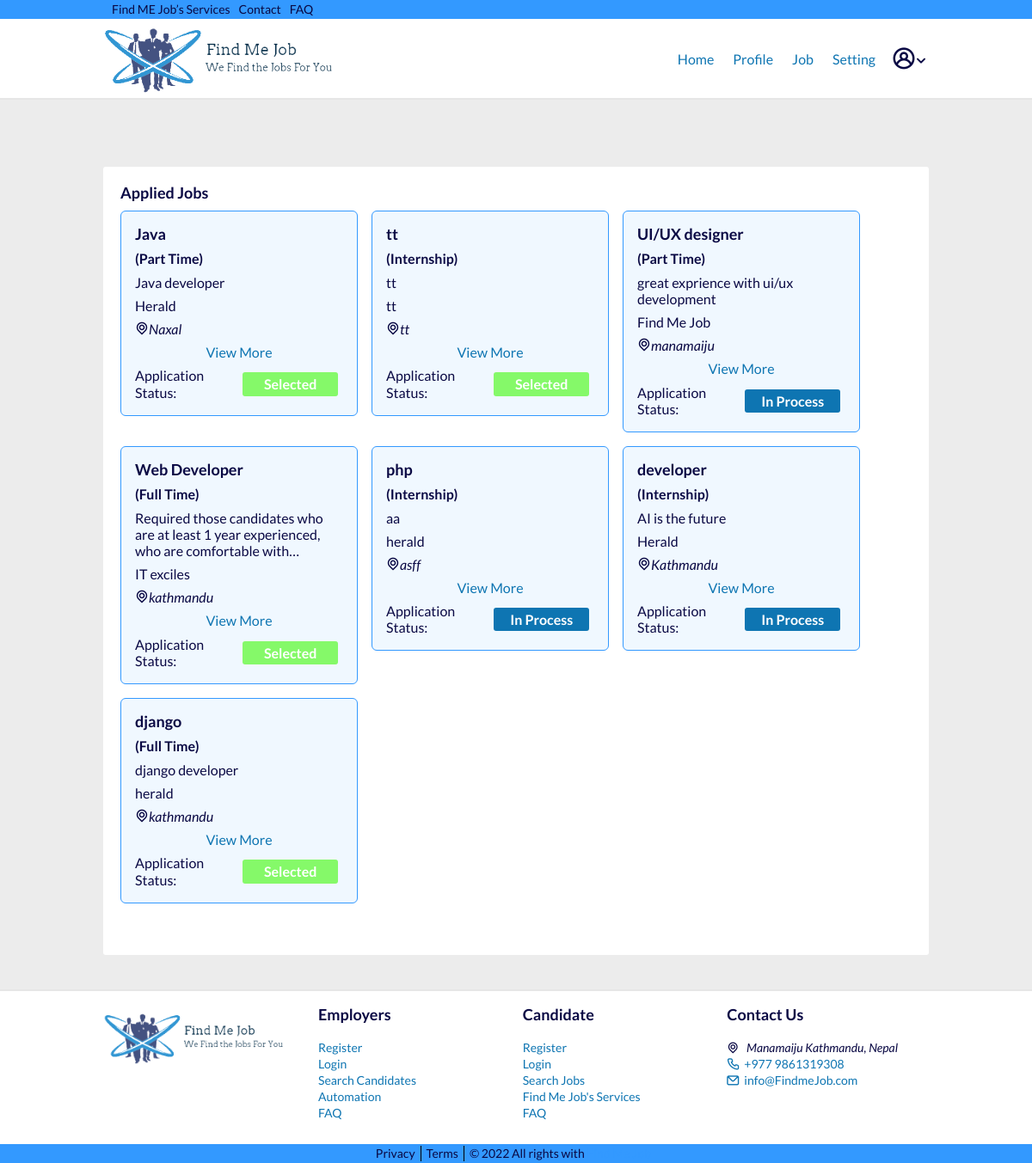
Screenshot of /applied_job_list/ (signed in) with the database file from the repository.
### candidates/models.py (models this page shows, shortened)
class AppliedJobs(models.Model):
    job = models.ForeignKey(
        Job, related_name='applied_job', on_delete=models.CASCADE)
    user = models.ForeignKey(
        User, related_name='applied_user', on_delete=models.CASCADE)
    date_posted = models.DateTimeField(default=timezone.now)

### recruiters/models.py (models this page shows, shortened)
class Job(models.Model):
    recruiter = models.ForeignKey(
        User, related_name='jobs', on_delete=models.CASCADE)
    title = models.CharField(max_length=255)
    company = models.CharField(max_length=200)
    location = models.CharField(max_length=255)
    description = models.TextField()
    skills_req = models.CharField(max_length=200)
    job_type = models.CharField(
        max_length=30, choices=CHOICES, default='Full Time', null=True)
    link = models.URLField(null=True, blank=True)
    slug = AutoSlugField(populate_from='title', unique=True, null=True)
    date_posted = models.DateTimeField(default=timezone.now)

### candidates/views.py (the view)
# urls.py: path('applied_job_list/', views.applied_jobs, name='applied-jobs'),
@login_required
def applied_jobs(request):
    jobs = AppliedJobs.objects.filter(
        user=request.user).order_by('-date_posted')
    statuses = []
    for job in jobs:
        if Selected.objects.filter(job=job.job).filter(applicant=request.user).exists():
            statuses.append(0)
        elif Applicants.objects.filter(job=job.job).filter(applicant=request.user).exists():
            statuses.append(1)
        else:
            statuses.append(2)
    zipped = zip(jobs, statuses)
    return render(request, 'candidates/applied_jobs.html', {'zipped': zipped, 'candidate_navbar': 1})

### candidates/templates/candidates/applied_jobs.html (shortened to what this page needs)
{% extends "users/layout.html" %} {% load static %} {% block content %}
<br /><br />
<div class="container job__container">
  <section class="section__job-3">
    <h3><b>Applied Jobs</b></h3>
    <div class="show__job-list">
    {% for job, status in zipped %}
      <div class="job__list">
        <div class="job-info">
          <h3>{{job.job.title}}</h3>
          <h4>({{job.job.job_type}})</h4>
          <p>{{job.job.description|truncatewords:30}}</p>
          <dt class="job__company">{{job.job.company}}</dt>
          <address class="job__address"><span class="icon-map"></span>{{job.job.location}}</address>
          <div class="btn__holder">
            <a href="{% url 'job-detail' job.job.slug %}">View More</a>
          </div>
          <div class="card-footer">
            {% if status == 0 %}
            <span>Application Status:
              <b class="btn3 btn-block">Selected</b></span>
            {% elif status == 1%}
            <span>Application Status:
              <b class="btn2 btn-block">In Process</b></span>
            {% else %}
            <span>Application Status:
              <b class="btn4 btn-block">Rejected</b></span>
            {% endif %}
          </div>
        </div>
      </div>
    {% endfor %}
    </div>
  </section>
</div>
{% endblock content %}

### static/markup/css/main.css (style rules this page uses)
[class^="icon-"], [class*=" icon-"] { font-family: 'icomoon' !important; speak: never; font-style: normal; font-weight: normal; font-variant: normal; text-transform: none; line-height: 1; -webkit-font-smoothing: antialiased; -moz-osx-font-smoothing: grayscale; }
.icon-map:before { content: "\e907"; }
html { font-family: sans-serif; -ms-text-size-adjust: 100%; -webkit-text-size-adjust: 100%; }
body { margin: 0; }
article, aside, details, figcaption, figure, footer, header, hgroup, main, menu, nav, section, summary { display: block; }
a { background-color: transparent; }
b, strong { font-weight: bold; }
html { box-sizing: border-box; }
*, *:before, *:after { box-sizing: inherit; }
* { max-height: 1000000px; }
body { color: #0A0944; background: #ECECEC; font: 1rem/1.2 "Lato", "Arial", "Helvetica Neue", "Helvetica", sans-serif; min-width: 320px; -webkit-font-smoothing: antialiased; -moz-osx-font-smoothing: grayscale; }
h1, .h1, h2, .h2, h3, .h3, h4, .h4, h5, .h5, h6, .h6, .h { font-family: inherit; font-weight: bold; margin: 0 0 0.5em; color: inherit; }
h3, .h3 { font-size: 1.125rem; }
h4, .h4 { font-size: 1rem; }
p { margin: 0 0 1em; }
a { color: #39f; }
.container { max-width: 62.5rem; margin: 0 auto; padding: 0 1.25rem; }
.job__container { background: #fff; padding: 1.25rem; border-radius: 3px; margin-bottom: 2.5rem; }
.section__job-3 { margin-bottom: 2.5rem; }
@media (min-width: 768px) { .section__job-3 { display: -webkit-box; display: -ms-flexbox; display: flex; -webkit-box-pack: justify; -ms-flex-pack: justify; justify-content: space-between; } }
.section__job-3 .job__list { display: -webkit-box; display: -ms-flexbox; display: flex; -ms-flex-wrap: wrap; flex-wrap: wrap; gap: 0.75rem; }
.section__job-3 .job-info { padding: 1rem; border-radius: 6px; border: 1px solid #39f; -ms-flex-negative: 0.1; flex-shrink: 0.1; background: #F0F8FF; }
.section__job-3 .job-info h3 { margin-bottom: 0.5rem; }
.section__job-3 .job-info p { margin-bottom: 0.5rem; overflow: hidden; text-overflow: ellipsis; display: -webkit-box; -webkit-line-clamp: 3; -webkit-box-orient: vertical; }
.section__job-3 .job-info .btn__holder { margin-bottom: 0.5rem; display: -webkit-box; display: -ms-flexbox; display: flex; -ms-flex-pack: distribute; justify-content: space-around; -webkit-box-align: center; -ms-flex-align: center; align-items: center; }
.section__job-3 .job-info .btn__holder a { text-decoration: none; color: #0E75B2; }

### candidates/templates/candidates/applied_jobs.html (style rules this page uses)
.section__job-3 { display: block; }
.show__job-list { display: flex; flex-wrap: wrap; gap: 16px; }
.job__list { display: block !important; width: 100%; }
@media (min-width: 768px) { .job__list { display: block !important; width: 30%; } }
.job__address, .job__company { margin-bottom: 8px; }
.card-footer span { display: flex; justify-content: space-between; }
.card-footer span b { width: 50%; text-align: center; }
.btn-block { padding: 4px; border-radius: 3px; margin: 6px; }
.btn2 { background: #0E75B2; color: #fff !important; }
.btn3 { background: #85F969; color: #fff !important; }

### rows the page displays
AppliedJobs: job "Java", job.job_type "Part Time", job.description "Java developer", job.company "Herald", job.location "Naxal", shows "Application Status:"
AppliedJobs: job "tt", job.job_type "Internship", job.description "tt", job.company "tt", job.location "tt", shows "Application Status:"
AppliedJobs: job "UI/UX designer", job.job_type "Part Time", job.description "great exprience with ui/ux development", job.company "Find Me Job", job.location "manamaiju", shows "Application Status:"
AppliedJobs: job "Web Developer", job.job_type "Full Time", job.description "Required those candidates who are at least 1 year experienced, who are comfortable…", job.company "IT exciles", job.location "kathmandu", shows "Application Status:"
AppliedJobs: job "php", job.job_type "Internship", job.description "aa", job.company "herald", job.location "asff", shows "Application Status:"
AppliedJobs: job "developer", job.job_type "Internship", job.description "AI is the future", job.company "Herald", job.location "Kathmandu", shows "Application Status:"
AppliedJobs: job "django", job.job_type "Full Time", job.description "django developer", job.company "herald", job.location "kathmandu", shows "Application Status:"
